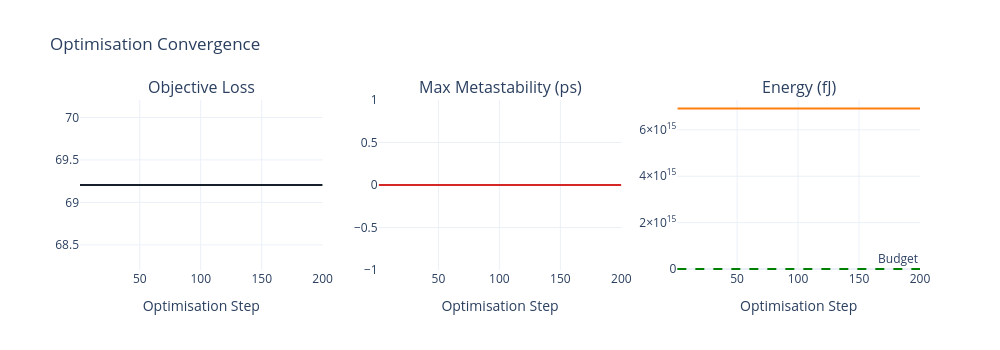

Here is the notebook cell this chart was saved with:
### Code cell
# Loss curve
steps = [t['step'] for t in trajectory]
losses = [t['loss'] for t in trajectory]
meta_vals = [t['max_meta_s'] * 1e12 for t in trajectory]  # ps
energy_vals = [t['energy_j'] * 1e15 for t in trajectory]  # fJ

fig_conv = make_subplots(rows=1, cols=3,
    subplot_titles=['Objective Loss', 'Max Metastability (ps)', 'Energy (fJ)'])

fig_conv.add_trace(go.Scatter(
    x=steps, y=losses, mode='lines',
    line=dict(color='#17202a', width=2), name='Loss'
), row=1, col=1)

fig_conv.add_trace(go.Scatter(
    x=steps, y=meta_vals, mode='lines',
    line=dict(color='#d62728', width=2), name='Metastability'
), row=1, col=2)

fig_conv.add_trace(go.Scatter(
    x=steps, y=energy_vals, mode='lines',
    line=dict(color='#ff7f0e', width=2), name='Energy'
), row=1, col=3)

# Energy budget line
fig_conv.add_hline(y=ENERGY_BUDGET * 1e15, line_dash='dash',
                   line_color='green', row=1, col=3,
                   annotation_text='Budget')

for col in range(1, 4):
    fig_conv.update_xaxes(title_text='Optimisation Step', row=1, col=col)

fig_conv.update_layout(
    title='Optimisation Convergence',
    template='plotly_white',
    height=350, width=1000,
    showlegend=False,
)
fig_conv.show()

### Figure 1 — Plotly figure (JSON) as saved in the notebook; plotly's stock layout.template omitted (floating-point values rounded to 4 significant figures; data arrays with more than 128 entries replaced by an {"elided": "..."} marker saying what was removed)
{"data": [{"line": {"color": "#17202a", "width": 2}, "mode": "lines", "name": "Loss", "type": "scatter", "x": {"elided": "200 int values"}, "xaxis": "x", "y": {"elided": "200 float values"}, "yaxis": "y"}, {"line": {"color": "#d62728", "width": 2}, "mode": "lines", "name": "Metastability", "type": "scatter", "x": {"elided": "200 int values"}, "xaxis": "x2", "y": {"elided": "200 int values"}, "yaxis": "y2"}, {"line": {"color": "#ff7f0e", "width": 2}, "mode": "lines", "name": "Energy", "type": "scatter", "x": {"elided": "200 int values"}, "xaxis": "x3", "y": {"elided": "200 int values"}, "yaxis": "y3"}], "layout": {"annotations": [{"font": {"size": 16}, "showarrow": false, "text": "Objective Loss", "x": 0.1444, "xanchor": "center", "xref": "paper", "y": 1, "yanchor": "bottom", "yref": "paper"}, {"font": {"size": 16}, "showarrow": false, "text": "Max Metastability (ps)", "x": 0.5, "xanchor": "center", "xref": "paper", "y": 1, "yanchor": "bottom", "yref": "paper"}, {"font": {"size": 16}, "showarrow": false, "text": "Energy (fJ)", "x": 0.8556, "xanchor": "center", "xref": "paper", "y": 1, "yanchor": "bottom", "yref": "paper"}, {"showarrow": false, "text": "Budget", "x": 1, "xanchor": "right", "xref": "x3 domain", "y": 1000, "yanchor": "bottom", "yref": "y3"}], "height": 350, "shapes": [{"line": {"color": "green", "dash": "dash"}, "type": "line", "x0": 0, "x1": 1, "xref": "x3 domain", "y0": 1000, "y1": 1000, "yref": "y3"}], "showlegend": false, "title": {"text": "Optimisation Convergence"}, "width": 1000, "xaxis": {"anchor": "y", "domain": [0, 0.2889], "title": {"text": "Optimisation Step"}}, "xaxis2": {"anchor": "y2", "domain": [0.3556, 0.6444], "title": {"text": "Optimisation Step"}}, "xaxis3": {"anchor": "y3", "domain": [0.7111, 1], "title": {"text": "Optimisation Step"}}, "yaxis": {"anchor": "x", "domain": [0, 1]}, "yaxis2": {"anchor": "x2", "domain": [0, 1]}, "yaxis3": {"anchor": "x3", "domain": [0, 1]}}}
